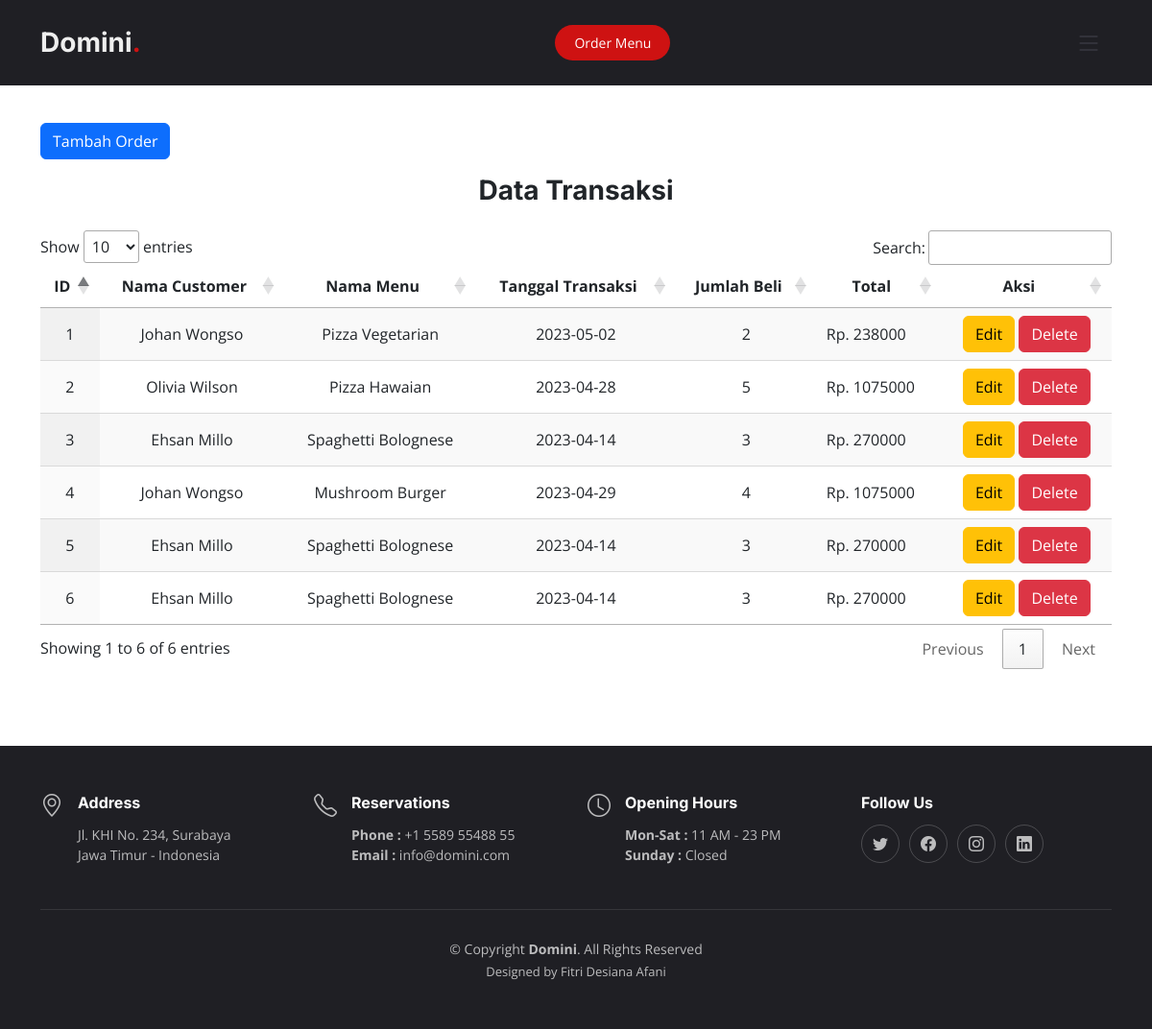
Page /transaksi.php on the committed database.
### tables this page shows
CREATE TABLE `transaksi` (
  `id_transaksi` int(11) NOT NULL,
  `id_customer` int(11) NOT NULL,
  `id_menu` int(11) NOT NULL,
  `tgl_transaksi` date NOT NULL,
  `jumlah` int(11) NOT NULL,
  `total` int(11) NOT NULL
);

CREATE TABLE `customer` (
  `id_customer` int(11) NOT NULL,
  `nama` varchar(100) NOT NULL,
  `jenis_kelamin` varchar(10) NOT NULL,
  `telepon` int(11) NOT NULL,
  `email` varchar(20) NOT NULL,
  `alamat` varchar(100) NOT NULL
);

CREATE TABLE `menu` (
  `id_menu` int(11) NOT NULL,
  `nama` varchar(20) NOT NULL,
  `kategori` varchar(20) NOT NULL,
  `harga` int(11) NOT NULL,
  `deskripsi` varchar(200) NOT NULL,
  `gambar` varchar(200) NOT NULL
);

### transaksi.php (the view, shortened to what this page needs)
<!DOCTYPE html>
<html lang="en">
<head>
  <link href="assets/vendor/bootstrap/css/bootstrap.min.css" rel="stylesheet">
  <link href="assets/vendor/bootstrap-icons/bootstrap-icons.css" rel="stylesheet">
  <link href="assets/vendor/aos/aos.css" rel="stylesheet">
  <link href="assets/vendor/glightbox/css/glightbox.min.css" rel="stylesheet">
  <link href="assets/vendor/swiper/swiper-bundle.min.css" rel="stylesheet">
  <link href="assets/css/main2.css" rel="stylesheet">
  <link rel="stylesheet" href="https://cdn.datatables.net/1.13.4/css/jquery.dataTables.css" />
</head>
<body>
  <header id="header" class="header fixed-top d-flex align-items-center">
    <div class="container d-flex align-items-center justify-content-between">
      <a href="index.php" class="logo d-flex align-items-center me-auto me-lg-0">
        <h1>Domini<span>.</span></h1>
      </a>
      <a class="btn-book-a-table" href="order.php">Order Menu</a>
      <i class="mobile-nav-toggle mobile-nav-show bi bi-list"></i>
    </div>
  </header>
  <section id="crud" class="dropdown">
    <div class="container">
        <table class="display" id ="Table" >
        <a href="order.php" class="btn btn-primary mt-5">Tambah Order</a>
        <h3 class="fw-bold text-center mt-3 mb-4">Data Transaksi</h3>
                <thead>
                    <tr>
                    <th widht="50px" class="text-center">ID</th>
                    <th widht="200px" class="text-center">Nama Customer</th>
                    <th widht="300px" class="text-center">Nama Menu</th>
                    <th widht="300px" class="text-center">Tanggal Transaksi</th>
                    <th widht="200px" class="text-center">Jumlah Beli</th>
                    <th widht="200px" class="text-center">Total</th>
                    <th widht="200px" class="text-center">Aksi</th>
                    </tr>
                </thead>
                <?php
                    include ('connect.php');
                    $data_transaksi = mysqli_query($conn,
                      " SELECT customer.nama, transaksi.id_transaksi,
                      transaksi.tgl_transaksi, transaksi.jumlah, transaksi.total, menu.nama
                      AS nama_menu FROM customer
                      INNER JOIN transaksi ON customer.id_customer = transaksi.id_customer
                      INNER JOIN menu ON transaksi.id_menu = menu.id_menu;");
                    while($transaksi = mysqli_fetch_array($data_transaksi)){
                ?>
                <tr>
                    <td class="text-center"><?php echo $transaksi['id_transaksi'] ?></td>
                    <td class="text-center"><?php echo $transaksi['nama'] ?></td>
                    <td class="text-center"><?php echo $transaksi['nama_menu'] ?></td>
                    <td class="text-center"><?php echo $transaksi['tgl_transaksi'] ?></td>
                    <td class="text-center"><?php echo $transaksi['jumlah'] ?></td>
                    <td class="">Rp. <?php echo $transaksi['total'] ?></td>
                    <td class="text-center">
                    <a class="btn btn-warning" href="edit_transaksi.php?id_transaksi=<?= $transaksi['id_transaksi']; ?>">Edit</a>
                    <a class="btn btn-danger" href="delete_transaksi.php?id_transaksi=<?= $transaksi['id_transaksi']; ?>">Delete</a>
                </tr>
                <?php
                    }
                ?>
            </table>
        </div>
  </section >
  <footer id="footer" class="footer">
    <div class="container">
      <div class="row gy-3">
        <div class="col-lg-3 col-md-6 d-flex">
          <i class="bi bi-geo-alt icon"></i>
          <div>
            <h4>Address</h4>
            <p>
              Jl. KHI No. 234, Surabaya <br>
              Jawa Timur - Indonesia<br>
            </p>
          </div>
        </div>
        <div class="col-lg-3 col-md-6 footer-links d-flex">
          <i class="bi bi-telephone icon"></i>
          <div>
            <h4>Reservations</h4>
            <p>
              <strong>Phone :</strong> +1 5589 55488 55<br>
              <strong>Email :</strong> info@domini.com<br>
            </p>
          </div>
        </div>
        <div class="col-lg-3 col-md-6 footer-links d-flex">
          <i class="bi bi-clock icon"></i>
          <div>
            <h4>Opening Hours</h4>
            <p>
            <strong>Mon-Sat :</strong> 11 AM - 23 PM<br>
            <strong>Sunday :</strong> Closed<br>
            </p>
          </div>
        </div>
        <div class="col-lg-3 col-md-6 footer-links">
          <h4>Follow Us</h4>
          <div class="social-links d-flex">
            <a href="#" class="twitter"><i class="bi bi-twitter"></i></a>
            <a href="#" class="facebook"><i class="bi bi-facebook"></i></a>
            <a href="#" class="instagram"><i class="bi bi-instagram"></i></a>
            <a href="#" class="linkedin"><i class="bi bi-linkedin"></i></a>
          </div>
        </div>
      </div>
    </div>
    <div class="container">
      <div class="copyright">
        &copy; Copyright <strong><span>Domini</span></strong>. All Rights Reserved
      </div>
      <div class="credits">
        Designed by Fitri Desiana Afani</a>
      </div>
    </div>
  </footer>
</body>
</html>

### assets/css/main2.css (style rules this page uses)
:root { --font-default: "Open Sans", system-ui, -apple-system, "Segoe UI", Roboto, "Helvetica Neue", Arial, "Noto Sans", "Liberation Sans", sans-serif, "Apple Color Emoji", "Segoe UI Emoji", "Segoe UI Symbol", "Noto Color Emoji"; --font-primary: "Amatic SC", sans-serif; --font-secondary: "Inter", sans-serif; }
:root { --color-default: #212529; --color-primary: #ce1212; --color-secondary: #37373f; }
:root { scroll-behavior: smooth; }
body { font-family: var(--font-default); color: var(--color-default); }
a { color: var(--color-primary); text-decoration: none; }
h1, h2, h3, h4, h5, h6 { font-family: var(--font-secondary); }
section { overflow: hidden; padding: 80px 0; }
.header { background: #1f1f24; transition: all 0.5s; z-index: 997; height: 90px; border-bottom: 1px solid #fff; }
.header .logo h1 { font-size: 28px; font-weight: 700; color: #eee; margin: 0; font-family: var(--font-secondary); }
.header .logo h1 span { color: var(--color-primary); }
.header .btn-book-a-table, .header .btn-book-a-table:focus { font-size: 14px; color: #fff; background: var(--color-primary); padding: 8px 20px; margin-left: 30px; border-radius: 50px; transition: 0.3s; }
section { scroll-margin-top: 90px; }
@media (max-width: 1279px) { .mobile-nav-show { color: var(--color-secondary); font-size: 28px; cursor: pointer; line-height: 0; transition: 0.5s; z-index: 9999; margin: 0 10px 0 20px; } }
.footer { font-size: 14px; background-color: #1f1f24; padding: 50px 0; color: rgba(255, 255, 255, 0.7); }
.footer .icon { margin-right: 15px; font-size: 24px; line-height: 0; }
.footer h4 { font-size: 16px; font-weight: bold; position: relative; padding-bottom: 5px; color: #fff; }
.footer .footer-links { margin-bottom: 30px; }
.footer .social-links a { display: flex; align-items: center; justify-content: center; width: 40px; height: 40px; border-radius: 50%; border: 1px solid rgba(255, 255, 255, 0.2); font-size: 16px; color: rgba(255, 255, 255, 0.7); margin-right: 10px; transition: 0.3s; }
.footer .copyright { text-align: center; padding-top: 30px; border-top: 1px solid rgba(255, 255, 255, 0.1); }
.footer .credits { padding-top: 4px; text-align: center; font-size: 13px; }

### rows in the picture
transaksi: id_transaksi "1", id_customer.nama "Johan Wongso", id_menu.nama "Pizza Vegetarian", tgl_transaksi "2023-05-02", jumlah "2", total "238000"
transaksi: id_transaksi "2", id_customer.nama "Olivia Wilson", id_menu.nama "Pizza Hawaian", tgl_transaksi "2023-04-28", jumlah "5", total "1075000"
transaksi: id_transaksi "3", id_customer.nama "Ehsan Millo", id_menu.nama "Spaghetti Bolognese", tgl_transaksi "2023-04-14", jumlah "3", total "270000"
transaksi: id_transaksi "4", id_customer.nama "Johan Wongso", id_menu.nama "Mushroom Burger", tgl_transaksi "2023-04-29", jumlah "4", total "1075000"
transaksi: id_transaksi "5", id_customer.nama "Ehsan Millo", id_menu.nama "Spaghetti Bolognese", tgl_transaksi "2023-04-14", jumlah "3", total "270000"
transaksi: id_transaksi "6", id_customer.nama "Ehsan Millo", id_menu.nama "Spaghetti Bolognese", tgl_transaksi "2023-04-14", jumlah "3", total "270000"
